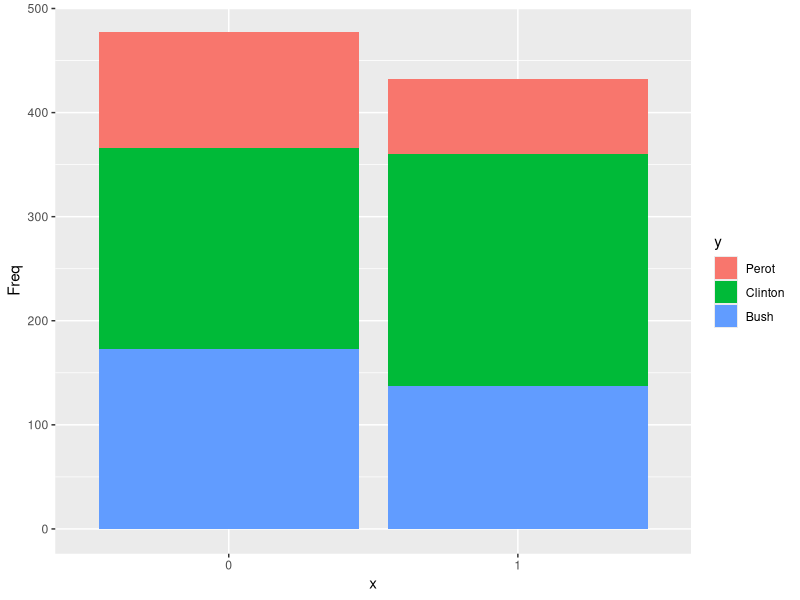
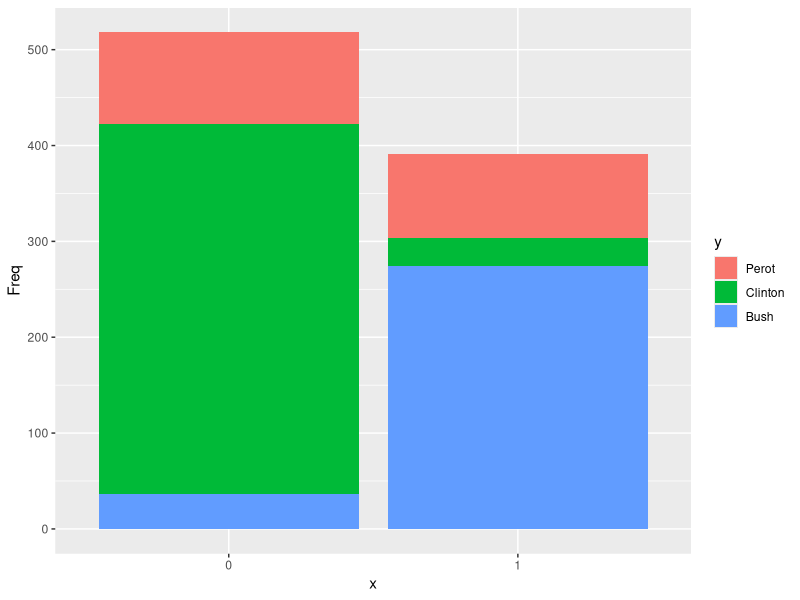
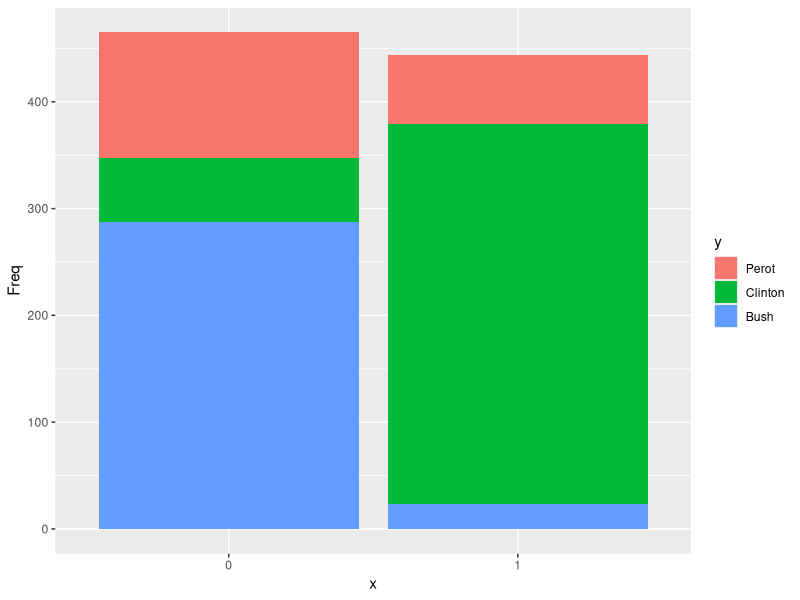
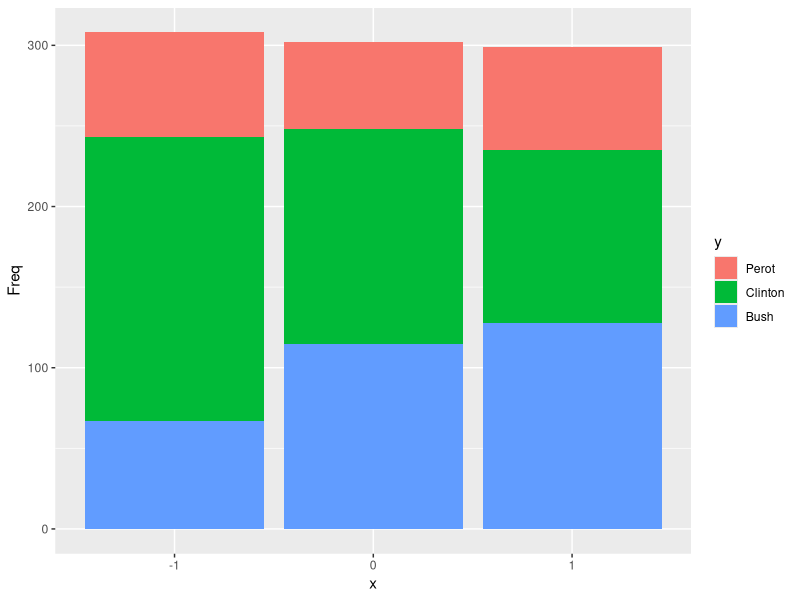
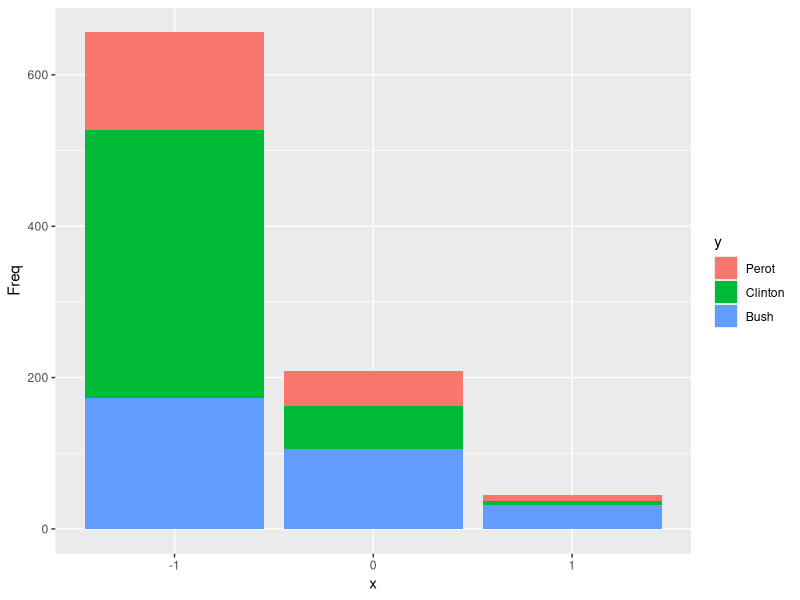
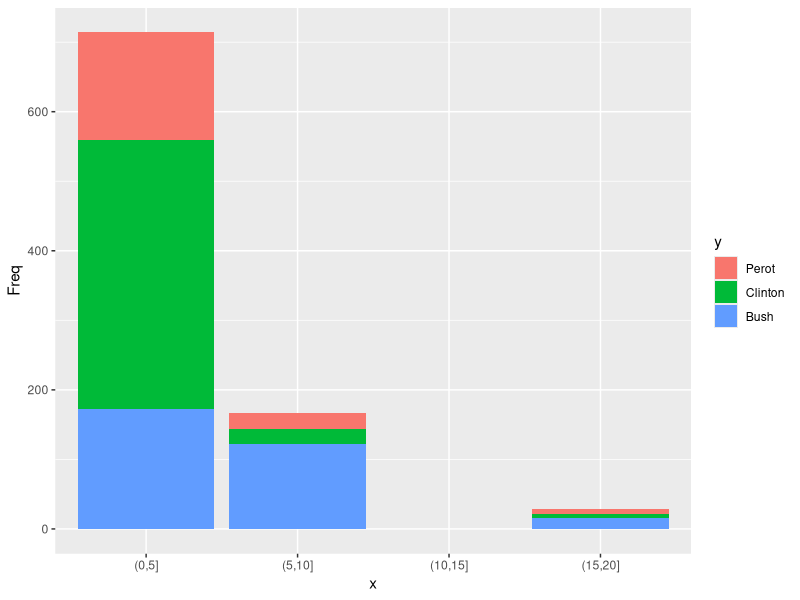
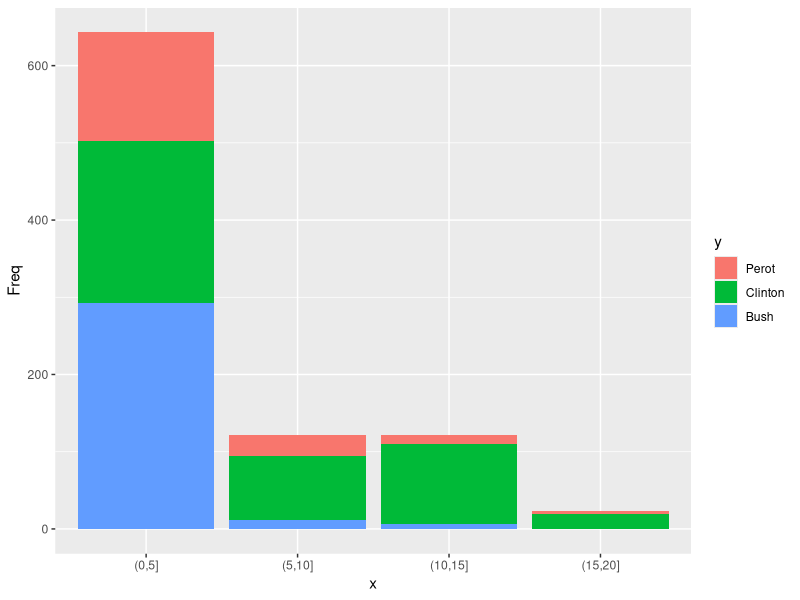
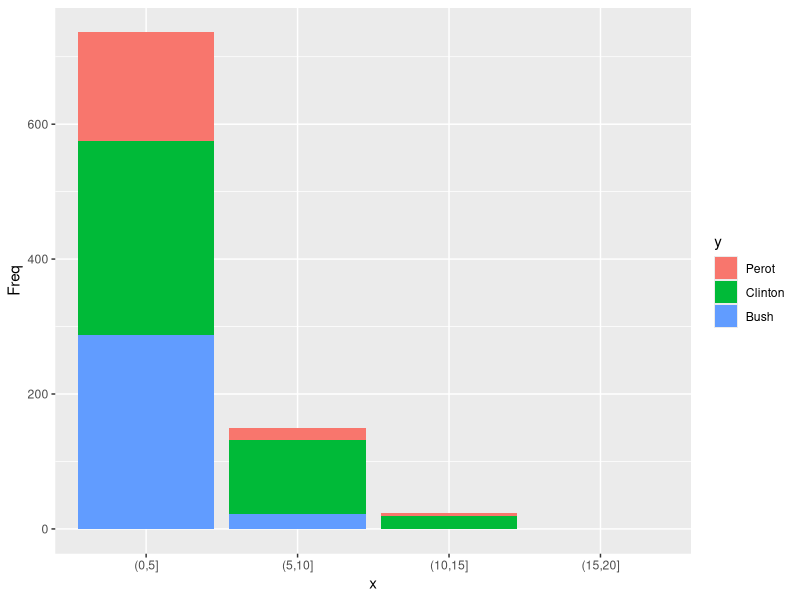

R code for these plots, in order:
library(pscl)
library(caret)
library(ggplot2)

help(package=pscl)
?vote92
sapply(vote92, class)

table(vote92$female, vote92$vote)

plot_table <- function(x, y) {
  df <- as.data.frame(table(x, y))
  ggplot(df, aes(x = x, y = Freq, fill = y)) +
    geom_bar(stat = "identity")
}

plot_table(vote92$female, vote92$vote)
plot_table(vote92$rep, vote92$vote)
plot_table(vote92$dem, vote92$vote)
plot_table(vote92$persfinance, vote92$vote)
plot_table(vote92$natlecon, vote92$vote)

# distance variables are continuous
summary(vote92[,c('clintondis', 'bushdis', 'perotdis')])

#let's use cut to bin them up (make categorical)
vote92$clinton_segment <- cut(vote92$clintondis, seq(0, 20, by = 5))
vote92$bush_segment <- cut(vote92$bushdis, seq(0, 20, by = 5))
vote92$perot_segment <- cut(vote92$perotdis, seq(0, 20, by = 5))

plot_table(vote92$clinton_segment, vote92$vote)
plot_table(vote92$bush_segment, vote92$vote)
plot_table(vote92$perot_segment, vote92$vote)

# stratified split
index <- createDataPartition(vote92$vote, p = .7, list = FALSE)

summary(vote92[index, 'vote']) / length(index)

summary(vote92[-index, 'vote']) / 
  (length(vote92$vote) - length(index))
